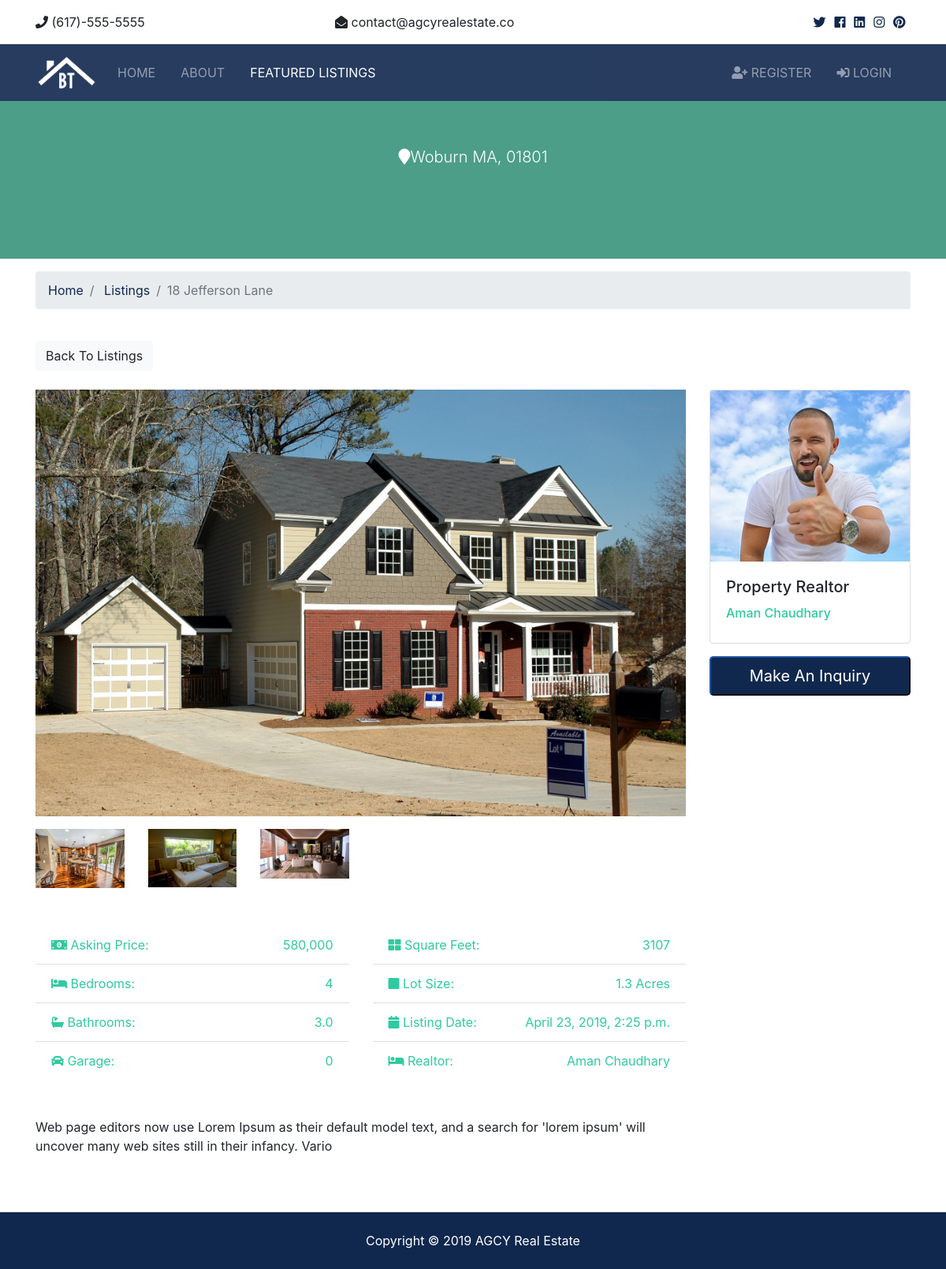
The app's page /listings/2 with its own data.
### listings/models.py (models this page shows, shortened)
class Listing(models.Model):
	realtor = models.ForeignKey(Realtor, on_delete=models.DO_NOTHING)
	title = models.CharField(max_length=200)
	address = models.CharField(max_length=200)
	city = models.CharField(max_length=100)
	state = models.CharField(max_length=100)
	zipcode = models.CharField(max_length=20)
	description = models.TextField(blank=True)
	price = models.IntegerField()
	bedrooms = models.IntegerField()
	bathrooms = models.DecimalField(max_digits=2, decimal_places=1)
	garage = models.IntegerField(default=0)
	sqft = models.IntegerField()
	lot_size = models.DecimalField(max_digits=5, decimal_places=1)
	photo_main = models.ImageField(upload_to='photos/%Y/%m/%d/')
	photo_1 = models.ImageField(upload_to='photos/%Y/%m/%d/', blank=True)
	photo_2 = models.ImageField(upload_to='photos/%Y/%m/%d/', blank=True)
	photo_2 = models.ImageField(upload_to='photos/%Y/%m/%d/', blank=True)
	photo_3 = models.ImageField(upload_to='photos/%Y/%m/%d/', blank=True)
	photo_4 = models.ImageField(upload_to='photos/%Y/%m/%d/', blank=True)
	photo_5 = models.ImageField(upload_to='photos/%Y/%m/%d/', blank=True)
	photo_6 = models.ImageField(upload_to='photos/%Y/%m/%d/', blank=True)
	is_published = models.BooleanField(default=True)
	list_date = models.DateTimeField(default=datetime.now, blank=True)

### realtors/models.py (models this page shows)
class Realtor(models.Model):
	name = models.CharField(max_length=200)
	photo = models.ImageField(upload_to='photos/%Y/%m/%d')
	description = models.TextField(blank=True)
	phone = models.CharField(max_length=20)
	email = models.CharField(max_length=50)
	is_mvp = models.BooleanField(default=False)
	hire_date = models.DateTimeField(default=datetime.now)
	def __str__(self):
		return self.name

### listings/views.py (the view)
# urls.py: path('<int:listing_id>',views.listing,name='listing'),
def listing(request, listing_id):
	listing = get_object_or_404(Listing, pk=listing_id)
	context = {
		'listing':listing
	}
	return render(request, 'listings/listing.html',context)

### templates/listings/listing.html (shortened to what this page needs)
{% extends 'base.html' %}
{% load humanize %}
{% block content %}
 <section id="showcase-inner" class="py-5 text-white">
    <div class="container">
      <div class="row text-center">
        <div class="col-md-12">
          <p class="lead">
            <i class="fas fa-map-marker"></i>{{listing.city}} {{listing.state}}, {{listing.zipcode}}</p>
        </div>
      </div>
    </div>
  </section>
  <section id="bc" class="mt-3">
    <div class="container">
      <nav>
        <ol class="breadcrumb">
          <li class="breadcrumb-item">
            <a href="{% url 'index' %}">Home</a>
          </li>
          <li class="breadcrumb-item">
            <a href="{% url 'listings' %}">Listings</a>
          </li>
          <li class="breadcrumb-item active">{{listing.title}}</li>
        </ol>
      </nav>
    </div>
  </section>
  <section id="listing" class="py-4">
    <div class="container">
      <a href="{% url 'listings' %}" class="btn btn-light mb-4">Back To Listings</a>
      <div class="row">
        <div class="col-md-9">
          <img src="{{listing.photo_main.url}}" alt="" class="img-main img-fluid mb-3">
          <div class="row mb-5 thumbs">
          	{% if listing.photo_1 %}
            <div class="col-md-2">
              <a href="{{listing.photo_1.url}}" data-lightbox="home-images">
                <img src="{{listing.photo_1.url}}" alt="" class="img-fluid">
              </a>
            </div>
            {% endif %}
            {% if listing.photo_2 %}
            <div class="col-md-2">
              <a href="{{listing.photo_2.url}}" data-lightbox="home-images">
                <img src="{{listing.photo_2.url}}" alt="" class="img-fluid">
              </a>
            </div>
            {% endif %}
            {% if listing.photo_3 %}
            <div class="col-md-2">
              <a href="{{listing.photo_3.url}}" data-lightbox="home-images">
                <img src="{{listing.photo_3.url}}" alt="" class="img-fluid">
              </a>
            </div>
            {% endif %}
          </div>
          <div class="row mb-5 fields">
            <div class="col-md-6">
              <ul class="list-group list-group-flush">
                <li class="list-group-item text-secondary">
                  <i class="fas fa-money-bill-alt"></i> Asking Price:
                  <span class="float-right">{{listing.price | intcomma}}</span>
                </li>
                <li class="list-group-item text-secondary">
                  <i class="fas fa-bed"></i> Bedrooms:
                  <span class="float-right">{{listing.bedrooms}}</span>
                </li>
                <li class="list-group-item text-secondary">
                  <i class="fas fa-bath"></i> Bathrooms:
                  <span class="float-right">{{listing.bathrooms}}</span>
                </li>
                <li class="list-group-item text-secondary">
                  <i class="fas fa-car"></i> Garage:
                  <span class="float-right">{{listing.garage}}
                  </span>
                </li>
              </ul>
            </div>
            <div class="col-md-6">
              <ul class="list-group list-group-flush">
                <li class="list-group-item text-secondary">
                  <i class="fas fa-th-large"></i> Square Feet:
                  <span class="float-right">{{listing.sqft}}</span>
                </li>
                <li class="list-group-item text-secondary">
                  <i class="fas fa-square"></i> Lot Size:
                  <span class="float-right">{{listing.lot_size}} Acres
                  </span>
                </li>
                <li class="list-group-item text-secondary">
                  <i class="fas fa-calendar"></i> Listing Date:
                  <span class="float-right">{{listing.list_date}}</span>
                </li>
                <li class="list-group-item text-secondary">
                  <i class="fas fa-bed"></i> Realtor:
                  <span class="float-right">{{listing.realtor}}
                  </span>
                </li>
              </ul>
            </div>
          </div>
          <div class="row mb-5">
            <div class="col-md-12">{{listing.description}}</div>
          </div>
        </div>
        <div class="col-md-3">
          <div class="card mb-3">
            <img class="card-img-top" src="{{listing.realtor.photo.url}}" alt="">
            <div class="card-body">
              <h5 class="card-title">Property Realtor</h5>
              <h6 class="text-secondary">{{listing.realtor}}</h6>
            </div>
          </div>
          <button class="btn-primary btn-block btn-lg" data-toggle="modal" data-target="#inquiryModal">Make An Inquiry</button>
        </div>
      </div>
    </div>
  </section>
{% endblock %}

### btre/static/css/all.css (style rules this page uses)
.fa, .fas, .far, .fal, .fab { -moz-osx-font-smoothing: grayscale; -webkit-font-smoothing: antialiased; display: inline-block; font-style: normal; font-variant: normal; text-rendering: auto; line-height: 1; }
.fa-bath:before { content: "\f2cd"; }
.fa-bed:before { content: "\f236"; }
.fa-calendar:before { content: "\f133"; }
.fa-car:before { content: "\f1b9"; }
.fa-map-marker:before { content: "\f041"; }
.fa-money-bill-alt:before { content: "\f3d1"; }
.fa-square:before { content: "\f0c8"; }
.fa-th-large:before { content: "\f009"; }
.fa, .fas { font-family: 'Font Awesome 5 Free'; font-weight: 900; }

### btre/static/css/style.css (style rules this page uses)
img { width: 100%; }
#showcase-inner { background: url(../img/building.jpg) no-repeat top center fixed/cover; position: relative; overflow: hidden; min-height: 200px; }
#showcase-inner::before { content: ''; position: absolute; top: 0; left: 0; min-height: 100%; width: 100%; background: rgba(32, 134, 107, 0.8); }

### records on screen
Listing: city "Woburn", state "MA", zipcode "01801", title "18 Jefferson Lane", photo_main (picture), photo_1 (picture), photo_2 (picture), photo_3 (picture), price "580,000", bedrooms "4", bathrooms "3.0", garage "0", sqft "3107", lot_size "1.3", list_date "April 23, 2019, 2:25 p.m.", realtor "Aman Chaudhary", description "Web page editors now use Lorem Ipsum as their default model text, and a search for 'lorem ipsum' will uncover many web sites still in their infancy. Vario", realtor.photo (picture)
